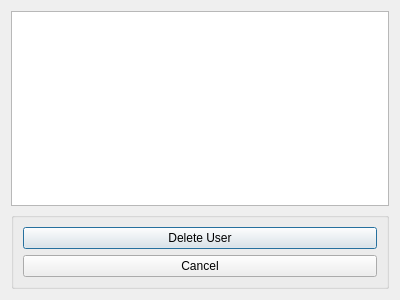
<?xml version="1.0" encoding="UTF-8"?>
<ui version="4.0">
 <class>Dialog</class>
 <widget class="QDialog" name="Dialog">
  <property name="geometry">
   <rect>
    <x>0</x>
    <y>0</y>
    <width>400</width>
    <height>300</height>
   </rect>
  </property>
  <property name="windowTitle">
   <string>Dialog</string>
  </property>
  <layout class="QVBoxLayout" name="verticalLayout">
   <item>
    <widget class="QListWidget" name="userListWidget"/>
   </item>
   <item>
    <widget class="QGroupBox" name="groupBox">
     <property name="title">
      <string/>
     </property>
     <layout class="QVBoxLayout" name="verticalLayout_2">
      <item>
       <widget class="QPushButton" name="del_btn">
        <property name="text">
         <string>Delete User</string>
        </property>
       </widget>
      </item>
      <item>
       <widget class="QPushButton" name="cancel_btn">
        <property name="text">
         <string>Cancel</string>
        </property>
       </widget>
      </item>
     </layout>
    </widget>
   </item>
  </layout>
 </widget>
 <resources/>
 <connections/>
</ui>
